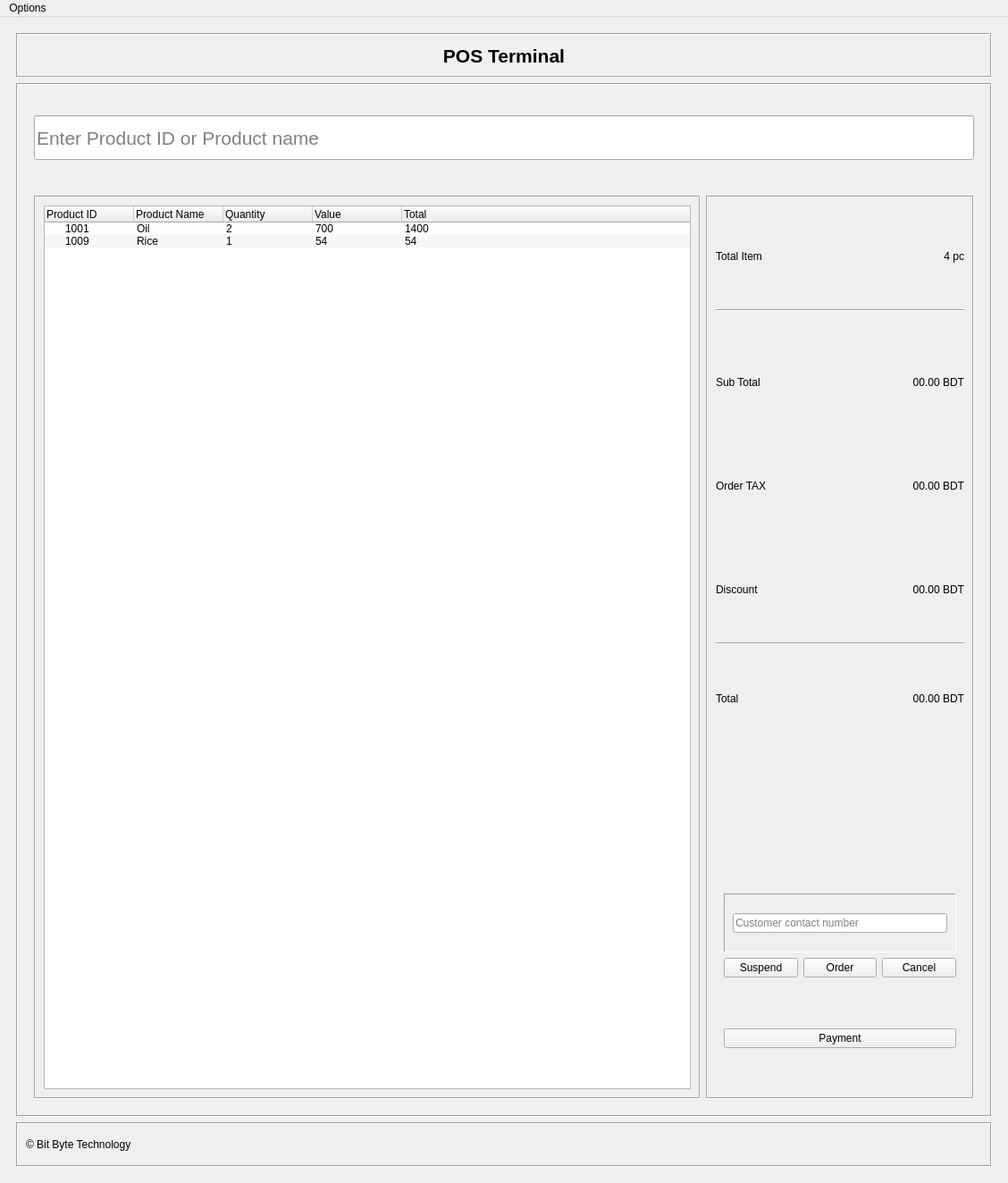
<?xml version="1.0" encoding="UTF-8"?>
<ui version="4.0">
 <class>PosWindow</class>
 <widget class="QMainWindow" name="PosWindow">
  <property name="geometry">
   <rect>
    <x>0</x>
    <y>0</y>
    <width>1128</width>
    <height>1324</height>
   </rect>
  </property>
  <property name="windowTitle">
   <string>POS Terminal</string>
  </property>
  <widget class="QWidget" name="centralwidget">
   <layout class="QGridLayout" name="gridLayout">
    <item row="0" column="0">
     <widget class="QFrame" name="frame">
      <property name="frameShape">
       <enum>QFrame::NoFrame</enum>
      </property>
      <property name="frameShadow">
       <enum>QFrame::Raised</enum>
      </property>
      <layout class="QVBoxLayout" name="verticalLayout">
       <item>
        <widget class="QFrame" name="frame_2">
         <property name="minimumSize">
          <size>
           <width>0</width>
           <height>50</height>
          </size>
         </property>
         <property name="maximumSize">
          <size>
           <width>16777215</width>
           <height>50</height>
          </size>
         </property>
         <property name="frameShape">
          <enum>QFrame::Box</enum>
         </property>
         <property name="frameShadow">
          <enum>QFrame::Sunken</enum>
         </property>
         <layout class="QGridLayout" name="gridLayout_2">
          <item row="0" column="0">
           <widget class="QLabel" name="label_2">
            <property name="font">
             <font>
              <pointsize>16</pointsize>
              <weight>75</weight>
              <bold>true</bold>
             </font>
            </property>
            <property name="text">
             <string>POS Terminal</string>
            </property>
            <property name="alignment">
             <set>Qt::AlignCenter</set>
            </property>
           </widget>
          </item>
         </layout>
        </widget>
       </item>
       <item>
        <widget class="QFrame" name="frame_4">
         <property name="frameShape">
          <enum>QFrame::Box</enum>
         </property>
         <property name="frameShadow">
          <enum>QFrame::Sunken</enum>
         </property>
         <layout class="QVBoxLayout" name="verticalLayout_3">
          <item>
           <widget class="QFrame" name="frame_5">
            <property name="minimumSize">
             <size>
              <width>0</width>
              <height>100</height>
             </size>
            </property>
            <property name="maximumSize">
             <size>
              <width>16777215</width>
              <height>100</height>
             </size>
            </property>
            <property name="frameShape">
             <enum>QFrame::NoFrame</enum>
            </property>
            <property name="frameShadow">
             <enum>QFrame::Sunken</enum>
            </property>
            <layout class="QHBoxLayout" name="horizontalLayout_2">
             <item>
              <widget class="QLineEdit" name="lineEdit_searchField_pos_terminal">
               <property name="minimumSize">
                <size>
                 <width>0</width>
                 <height>50</height>
                </size>
               </property>
               <property name="maximumSize">
                <size>
                 <width>16777215</width>
                 <height>50</height>
                </size>
               </property>
               <property name="font">
                <font>
                 <pointsize>16</pointsize>
                </font>
               </property>
               <property name="placeholderText">
                <string>Enter Product ID or Product name</string>
               </property>
              </widget>
             </item>
            </layout>
           </widget>
          </item>
          <item>
           <widget class="QFrame" name="frame_6">
            <property name="frameShape">
             <enum>QFrame::NoFrame</enum>
            </property>
            <property name="frameShadow">
             <enum>QFrame::Sunken</enum>
            </property>
            <layout class="QHBoxLayout" name="horizontalLayout">
             <item>
              <widget class="QFrame" name="frame_7">
               <property name="minimumSize">
                <size>
                 <width>300</width>
                 <height>0</height>
                </size>
               </property>
               <property name="frameShape">
                <enum>QFrame::Box</enum>
               </property>
               <property name="frameShadow">
                <enum>QFrame::Sunken</enum>
               </property>
               <layout class="QGridLayout" name="gridLayout_4">
                <item row="0" column="0">
                 <widget class="QTreeWidget" name="treeWidget_pos_terminal">
                  <property name="alternatingRowColors">
                   <bool>true</bool>
                  </property>
                  <column>
                   <property name="text">
                    <string>Product ID</string>
                   </property>
                  </column>
                  <column>
                   <property name="text">
                    <string>Product Name</string>
                   </property>
                  </column>
                  <column>
                   <property name="text">
                    <string>Quantity</string>
                   </property>
                  </column>
                  <column>
                   <property name="text">
                    <string>Value</string>
                   </property>
                  </column>
                  <column>
                   <property name="text">
                    <string>Total</string>
                   </property>
                  </column>
                  <item>
                   <property name="text">
                    <string>1001</string>
                   </property>
                   <property name="text">
                    <string>Oil</string>
                   </property>
                   <property name="text">
                    <string>2</string>
                   </property>
                   <property name="text">
                    <string>700</string>
                   </property>
                   <property name="text">
                    <string>1400</string>
                   </property>
                  </item>
                  <item>
                   <property name="text">
                    <string>1009</string>
                   </property>
                   <property name="text">
                    <string>Rice</string>
                   </property>
                   <property name="text">
                    <string>1</string>
                   </property>
                   <property name="text">
                    <string>54</string>
                   </property>
                   <property name="text">
                    <string>54</string>
                   </property>
                  </item>
                 </widget>
                </item>
               </layout>
              </widget>
             </item>
             <item>
              <widget class="QFrame" name="frame_8">
               <property name="minimumSize">
                <size>
                 <width>300</width>
                 <height>0</height>
                </size>
               </property>
               <property name="maximumSize">
                <size>
                 <width>500</width>
                 <height>16777215</height>
                </size>
               </property>
               <property name="frameShape">
                <enum>QFrame::Box</enum>
               </property>
               <property name="frameShadow">
                <enum>QFrame::Sunken</enum>
               </property>
               <layout class="QHBoxLayout" name="horizontalLayout_3">
                <item>
                 <layout class="QVBoxLayout" name="verticalLayout_5">
                  <property name="spacing">
                   <number>3</number>
                  </property>
                  <item>
                   <layout class="QHBoxLayout" name="horizontalLayout_7">
                    <item>
                     <widget class="QLabel" name="label_9">
                      <property name="text">
                       <string>Total Item</string>
                      </property>
                     </widget>
                    </item>
                    <item>
                     <widget class="QLabel" name="label_total_item">
                      <property name="text">
                       <string>4 pc</string>
                      </property>
                      <property name="alignment">
                       <set>Qt::AlignRight|Qt::AlignTrailing|Qt::AlignVCenter</set>
                      </property>
                     </widget>
                    </item>
                   </layout>
                  </item>
                  <item>
                   <widget class="Line" name="line_3">
                    <property name="orientation">
                     <enum>Qt::Horizontal</enum>
                    </property>
                   </widget>
                  </item>
                  <item>
                   <spacer name="verticalSpacer">
                    <property name="orientation">
                     <enum>Qt::Vertical</enum>
                    </property>
                    <property name="sizeType">
                     <enum>QSizePolicy::Minimum</enum>
                    </property>
                    <property name="sizeHint" stdset="0">
                     <size>
                      <width>20</width>
                      <height>20</height>
                     </size>
                    </property>
                   </spacer>
                  </item>
                  <item>
                   <layout class="QHBoxLayout" name="horizontalLayout_6">
                    <item>
                     <widget class="QLabel" name="label_8">
                      <property name="text">
                       <string>Sub Total</string>
                      </property>
                     </widget>
                    </item>
                    <item>
                     <widget class="QLabel" name="label_sub_total">
                      <property name="text">
                       <string>00.00 BDT</string>
                      </property>
                      <property name="alignment">
                       <set>Qt::AlignRight|Qt::AlignTrailing|Qt::AlignVCenter</set>
                      </property>
                     </widget>
                    </item>
                   </layout>
                  </item>
                  <item>
                   <layout class="QHBoxLayout" name="horizontalLayout_4">
                    <item>
                     <widget class="QLabel" name="label_4">
                      <property name="text">
                       <string>Order TAX</string>
                      </property>
                     </widget>
                    </item>
                    <item>
                     <widget class="QLabel" name="labe_order_tax">
                      <property name="text">
                       <string>00.00 BDT</string>
                      </property>
                      <property name="alignment">
                       <set>Qt::AlignRight|Qt::AlignTrailing|Qt::AlignVCenter</set>
                      </property>
                     </widget>
                    </item>
                   </layout>
                  </item>
                  <item>
                   <layout class="QHBoxLayout" name="horizontalLayout_5">
                    <item>
                     <widget class="QLabel" name="label_6">
                      <property name="text">
                       <string>Discount</string>
                      </property>
                     </widget>
                    </item>
                    <item>
                     <widget class="QLabel" name="label_discount">
                      <property name="text">
                       <string>00.00 BDT</string>
                      </property>
                      <property name="alignment">
                       <set>Qt::AlignRight|Qt::AlignTrailing|Qt::AlignVCenter</set>
                      </property>
                     </widget>
                    </item>
                   </layout>
                  </item>
                  <item>
                   <widget class="Line" name="line_6">
                    <property name="orientation">
                     <enum>Qt::Horizontal</enum>
                    </property>
                   </widget>
                  </item>
                  <item>
                   <layout class="QHBoxLayout" name="horizontalLayout_8">
                    <item>
                     <widget class="QLabel" name="label_12">
                      <property name="text">
                       <string>Total</string>
                      </property>
                     </widget>
                    </item>
                    <item>
                     <widget class="QLabel" name="label_total">
                      <property name="text">
                       <string>00.00 BDT</string>
                      </property>
                      <property name="alignment">
                       <set>Qt::AlignRight|Qt::AlignTrailing|Qt::AlignVCenter</set>
                      </property>
                     </widget>
                    </item>
                   </layout>
                  </item>
                  <item>
                   <spacer name="verticalSpacer_2">
                    <property name="orientation">
                     <enum>Qt::Vertical</enum>
                    </property>
                    <property name="sizeType">
                     <enum>QSizePolicy::Fixed</enum>
                    </property>
                    <property name="sizeHint" stdset="0">
                     <size>
                      <width>20</width>
                      <height>150</height>
                     </size>
                    </property>
                   </spacer>
                  </item>
                  <item>
                   <widget class="QFrame" name="frame_9">
                    <property name="frameShape">
                     <enum>QFrame::NoFrame</enum>
                    </property>
                    <property name="frameShadow">
                     <enum>QFrame::Raised</enum>
                    </property>
                    <layout class="QGridLayout" name="gridLayout_3">
                     <item row="1" column="1">
                      <widget class="QPushButton" name="pushButton_order">
                       <property name="focusPolicy">
                        <enum>Qt::StrongFocus</enum>
                       </property>
                       <property name="toolTip">
                        <string>Order (O)</string>
                       </property>
                       <property name="text">
                        <string>Order</string>
                       </property>
                       <property name="shortcut">
                        <string>O</string>
                       </property>
                      </widget>
                     </item>
                     <item row="1" column="0">
                      <widget class="QPushButton" name="pushButton_suspend">
                       <property name="focusPolicy">
                        <enum>Qt::StrongFocus</enum>
                       </property>
                       <property name="toolTip">
                        <string>Suspend (D)</string>
                       </property>
                       <property name="text">
                        <string>Suspend</string>
                       </property>
                       <property name="shortcut">
                        <string>D</string>
                       </property>
                      </widget>
                     </item>
                     <item row="1" column="2">
                      <widget class="QPushButton" name="pushButton_cancel">
                       <property name="focusPolicy">
                        <enum>Qt::StrongFocus</enum>
                       </property>
                       <property name="toolTip">
                        <string>Cancel (C)</string>
                       </property>
                       <property name="text">
                        <string>Cancel</string>
                       </property>
                       <property name="shortcut">
                        <string>C</string>
                       </property>
                      </widget>
                     </item>
                     <item row="0" column="0" colspan="3">
                      <widget class="QFrame" name="frame_11">
                       <property name="frameShape">
                        <enum>QFrame::Panel</enum>
                       </property>
                       <property name="frameShadow">
                        <enum>QFrame::Sunken</enum>
                       </property>
                       <layout class="QGridLayout" name="gridLayout_5">
                        <item row="0" column="0">
                         <widget class="QLineEdit" name="lineEdit_customer_contact">
                          <property name="toolTip">
                           <string>Enter customer number</string>
                          </property>
                          <property name="placeholderText">
                           <string>Customer contact number</string>
                          </property>
                         </widget>
                        </item>
                       </layout>
                      </widget>
                     </item>
                    </layout>
                   </widget>
                  </item>
                  <item>
                   <widget class="QFrame" name="frame_10">
                    <property name="frameShape">
                     <enum>QFrame::NoFrame</enum>
                    </property>
                    <property name="frameShadow">
                     <enum>QFrame::Raised</enum>
                    </property>
                    <layout class="QHBoxLayout" name="horizontalLayout_9">
                     <item>
                      <widget class="QPushButton" name="pushButton_payment">
                       <property name="focusPolicy">
                        <enum>Qt::StrongFocus</enum>
                       </property>
                       <property name="toolTip">
                        <string>Checkout (P)</string>
                       </property>
                       <property name="text">
                        <string>Payment</string>
                       </property>
                       <property name="shortcut">
                        <string>P</string>
                       </property>
                      </widget>
                     </item>
                    </layout>
                   </widget>
                  </item>
                 </layout>
                </item>
               </layout>
              </widget>
             </item>
            </layout>
           </widget>
          </item>
         </layout>
        </widget>
       </item>
       <item>
        <widget class="QFrame" name="frame_3">
         <property name="minimumSize">
          <size>
           <width>0</width>
           <height>50</height>
          </size>
         </property>
         <property name="maximumSize">
          <size>
           <width>16777215</width>
           <height>50</height>
          </size>
         </property>
         <property name="frameShape">
          <enum>QFrame::Box</enum>
         </property>
         <property name="frameShadow">
          <enum>QFrame::Sunken</enum>
         </property>
         <layout class="QVBoxLayout" name="verticalLayout_2">
          <item>
           <widget class="QLabel" name="label">
            <property name="text">
             <string>© Bit Byte Technology</string>
            </property>
           </widget>
          </item>
         </layout>
        </widget>
       </item>
      </layout>
     </widget>
    </item>
   </layout>
  </widget>
  <widget class="QMenuBar" name="menuBar_pos_terminal">
   <property name="geometry">
    <rect>
     <x>0</x>
     <y>0</y>
     <width>1128</width>
     <height>22</height>
    </rect>
   </property>
   <property name="nativeMenuBar">
    <bool>false</bool>
   </property>
   <widget class="QMenu" name="menuOptions">
    <property name="title">
     <string>Options</string>
    </property>
    <addaction name="actionCustomer_Import"/>
    <addaction name="actionProduct_Import"/>
    <addaction name="separator"/>
    <addaction name="actionSettings"/>
    <addaction name="actionHelp"/>
    <addaction name="separator"/>
    <addaction name="actionExit"/>
   </widget>
   <addaction name="menuOptions"/>
  </widget>
  <action name="actionCustomer_Import">
   <property name="text">
    <string>Customer Import</string>
   </property>
   <property name="shortcut">
    <string>Ctrl+C</string>
   </property>
   <property name="visible">
    <bool>true</bool>
   </property>
  </action>
  <action name="actionProduct_Import">
   <property name="text">
    <string>Product Import</string>
   </property>
   <property name="shortcut">
    <string>Ctrl+S</string>
   </property>
  </action>
  <action name="actionSettings">
   <property name="text">
    <string>Settings</string>
   </property>
  </action>
  <action name="actionHelp">
   <property name="text">
    <string>Help</string>
   </property>
  </action>
  <action name="actionExit">
   <property name="text">
    <string>Exit</string>
   </property>
  </action>
 </widget>
 <tabstops>
  <tabstop>lineEdit_searchField_pos_terminal</tabstop>
  <tabstop>treeWidget_pos_terminal</tabstop>
  <tabstop>lineEdit_customer_contact</tabstop>
  <tabstop>pushButton_suspend</tabstop>
  <tabstop>pushButton_order</tabstop>
  <tabstop>pushButton_cancel</tabstop>
  <tabstop>pushButton_payment</tabstop>
 </tabstops>
 <resources/>
 <connections/>
</ui>
